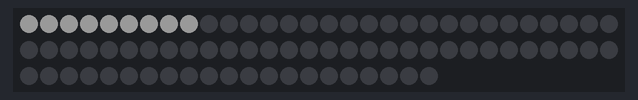
Recording of a program running on a simulated ESP32 board running MicroPython. Parts: 81 RGB LEDs in strip order, left to right, continuing on the next row. Dim RGB values are drawn brighter than linear. At 9.1 s the program stops and its outputs stay as they are.

Above: at 0.1 s.
At 1.1 s:
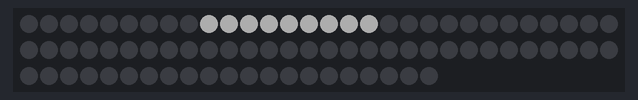
At 2.1 s:
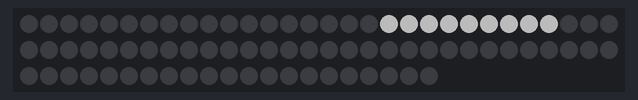
At 4.1 s:
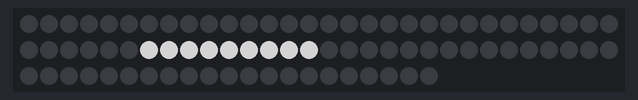
At 6.1 s:
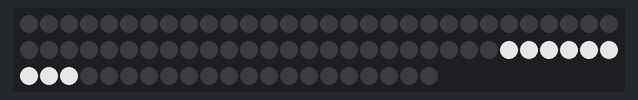
At 8.1 s:
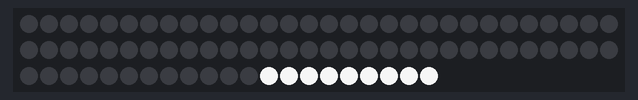

The program:

main.py
```python
import machine, neopixel
import utime as time

# define variables
names = ['Sun', 'Moon', 'Mercury', 'Venus', 'Mars', 'Jupiter', 'Saturn', 'Uranus', 'Neptune']

#initialize neopixel
n = 81
p = 13
np = neopixel.NeoPixel(machine.Pin(p), n, bpp=4)

# LED list for each body
LED = [(0, 0, 0, 25),
       (0, 0, 0, 50),
       (0, 0, 0, 75),
       (0, 0, 0, 100),
       (0, 0, 0, 125),
       (0, 0, 0, 150),
       (0, 0, 0, 175),
       (0, 0, 0, 200),
       (0, 0, 0, 225),
       (0, 0, 0, 250)]

for i in range(len(names)):
    planet_num = i

    np[planet_num * 9] = LED[planet_num]
    np[planet_num * 9 + 1] = LED[planet_num]
    np[planet_num * 9 + 2] = LED[planet_num]
    np[planet_num * 9 + 3] = LED[planet_num]
    np[planet_num * 9 + 4] = LED[planet_num]
    np[planet_num * 9 + 5] = LED[planet_num]
    np[planet_num * 9 + 6] = LED[planet_num]
    np[planet_num * 9 + 7] = LED[planet_num]
    np[planet_num * 9 + 8] = LED[planet_num]
    np.write()

    time.sleep(1)

    np[planet_num * 9] = (0, 0, 0, 0)
    np[planet_num * 9 + 1] = (0, 0, 0, 0)
    np[planet_num * 9 + 2] = (0, 0, 0, 0)
    np[planet_num * 9 + 3] = (0, 0, 0, 0)
    np[planet_num * 9 + 4] = (0, 0, 0, 0)
    np[planet_num * 9 + 5] = (0, 0, 0, 0)
    np[planet_num * 9 + 6] = (0, 0, 0, 0)
    np[planet_num * 9 + 7] = (0, 0, 0, 0)
    np[planet_num * 9 + 8] = (0, 0, 0, 0)
    np.write()
```

Measured:
- what the display in image 1 shows lasts 1.0 s, from 1.0 s to 2.0 s
